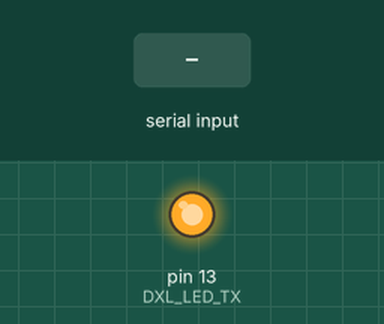
Recording of a sketch running on a simulated Teensy 4. Parts: output pins drawn as LEDs (lit = HIGH). Dashed ring = blinking. The inputs (shaded band) are chosen by the test bench. What the sketch prints to the serial monitor is not drawn.

Above: at 1.2 s.
1.3 s: "1" received over Serial
At 1.45 s:
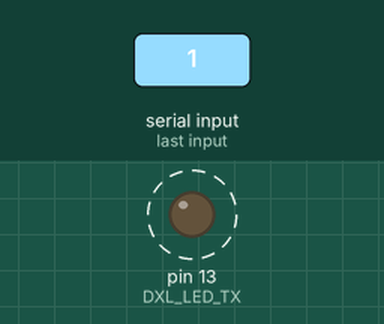
2.9 s: "1" received over the second serial link
Timing chart, 0 to 5.9 s (numbered marks = the images above; inputs shaded):
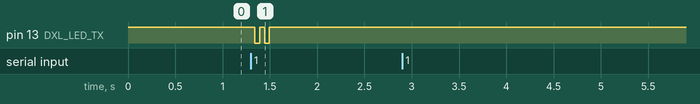

The sketch:

teesny_u2d2.ino
```cpp
#include <stdarg.h>


#define DXL_USB_VER           20170915

#define CMD_PORT              Serial      // USB
// #define DBG_PORT              Serial2     // UART1
#define DXL_PORT              Serial2
uint32_t dxl_baud=              1000000;

#define DXL_LED_TX            13


#define DXL_TX_BUFFER_LENGTH  1024


uint8_t tx_buffer[DXL_TX_BUFFER_LENGTH];


static int rx_led_count = 0;
static int tx_led_count = 0;

static int rx_led_update_time;
static int tx_led_update_time;

static uint32_t update_time[8];


static uint32_t rx_data_cnt = 0;
static uint32_t tx_data_cnt = 0;

static uint32_t rx_bandwidth = 0;
static uint32_t tx_bandwidth = 0;

uint32_t usb_baud;


void setup()
{
  CMD_PORT.begin(115200);
  DXL_PORT.begin(921600);

  pinMode( DXL_LED_TX, OUTPUT );

  digitalWrite(DXL_LED_TX, HIGH);
}

void loop()
{
  update_dxl();
  update_led();

  if( CMD_PORT.baud() != dxl_baud )
  {
    dxl_baud = CMD_PORT.baud();
    // DXL_PORT.begin(CMD_PORT.baud());
  }

  if( (millis()-update_time[1]) > 1000 )
  {
    update_time[1] = millis();

    tx_bandwidth = tx_data_cnt;
    rx_bandwidth = rx_data_cnt;

    tx_data_cnt = 0;
    rx_data_cnt = 0;
  }
}


void update_dxl()
{
  int length;
  int i;


  //-- USB -> DXL
  length = CMD_PORT.available();
  if( length > 0 ){
    for(i=0; i<length; i++ ){
      DXL_PORT.write(CMD_PORT.read());
      DXL_PORT.flush();
    }

    tx_led_count = 3;

    tx_data_cnt += length;
  }

  //-- DXL -> USB
  length = DXL_PORT.available();
  if( length > 0 )
  {
    if( length > DXL_TX_BUFFER_LENGTH )
    {
      length = DXL_TX_BUFFER_LENGTH;
    }
    for(i=0; i<length; i++ )
    {
      tx_buffer[i] = DXL_PORT.read();
    }
    CMD_PORT.write(tx_buffer, length);

    rx_led_count = 3;
    rx_data_cnt += length;
  }
}


void update_led()
{
  if( (millis()-tx_led_update_time) > 50 )
  {
    tx_led_update_time = millis();

    if( tx_led_count )
    {
      digitalWrite(DXL_LED_TX, !digitalRead(DXL_LED_TX));
      tx_led_count--;
    }
    else
    {
      digitalWrite(DXL_LED_TX, HIGH);
    }
  }

  if( (millis()-rx_led_update_time) > 50 )
  {
    rx_led_update_time = millis();

    if( rx_led_count )
    {
      rx_led_count--;
    }
    else
    {
    }
  }
}
```

test_pin.cpp
```cpp

```

Measured:
- after the input at 1.3 s, pin 13 (DXL_LED_TX): alternates HIGH for 0.05 s and LOW for 0.05 s, 4 changes in all, then stays HIGH, starting at once
- after the input at 2.9 s, every drawn part: stays the same
